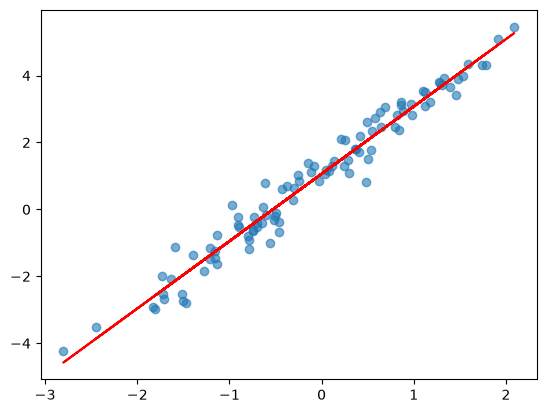

This figure's Python source:
import numpy as np
import matplotlib.pyplot as plt
from pathlib import Path
from sklearn.linear_model import LinearRegression

# Create synthetic data
X = np.random.randn(100, 1)

y = 2 * X.squeeze() + 1 + np.random.randn(100) * 0.4

model = LinearRegression()
model.fit(X, y)

plt.scatter(X, y, alpha=0.6)
plt.plot(X, model.predict(X), color="red")
out = Path(__file__).resolve().parent / "LinearRegression.png"
plt.savefig(out, bbox_inches="tight")
plt.close()
print(f"Saved {out}")
